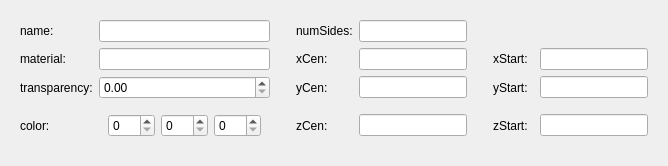
   <widget class="QWidget" name="page_3">
    <layout class="QHBoxLayout" name="horizontalLayout_2">
     <item>
      <widget class="QWidget" name="widget_3" native="true">
       <layout class="QGridLayout" name="gridLayout_4">
        <item row="0" column="4">
         <widget class="QLineEdit" name="lineEdit_72"/>
        </item>
        <item row="0" column="3">
         <widget class="QLabel" name="label_69">
          <property name="text">
           <string>numSides:</string>
          </property>
         </widget>
        </item>
        <item row="1" column="10">
         <widget class="QLineEdit" name="lineEdit_52"/>
        </item>
        <item row="1" column="8" colspan="2">
         <widget class="QLabel" name="label_52">
          <property name="text">
           <string>xStart:</string>
          </property>
         </widget>
        </item>
        <item row="0" column="0">
         <widget class="QLabel" name="label_50">
          <property name="text">
           <string>name:</string>
          </property>
         </widget>
        </item>
        <item row="2" column="8">
         <widget class="QLabel" name="label_53">
          <property name="text">
           <string>yStart:</string>
          </property>
         </widget>
        </item>
        <item row="1" column="0">
         <widget class="QLabel" name="label_54">
          <property name="text">
           <string>material:</string>
          </property>
         </widget>
        </item>
        <item row="0" column="1">
         <widget class="QLineEdit" name="lineEdit_54"/>
        </item>
        <item row="2" column="0">
         <widget class="QLabel" name="label_55">
          <property name="text">
           <string>transparency:</string>
          </property>
         </widget>
        </item>
        <item row="3" column="0">
         <widget class="QLabel" name="label_56">
          <property name="text">
           <string>color:</string>
          </property>
         </widget>
        </item>
        <item row="1" column="1">
         <widget class="QLineEdit" name="lineEdit_56"/>
        </item>
        <item row="3" column="8">
         <widget class="QLabel" name="label_58">
          <property name="text">
           <string>zStart:</string>
          </property>
         </widget>
        </item>
        <item row="3" column="10">
         <widget class="QLineEdit" name="lineEdit_58"/>
        </item>
        <item row="2" column="10">
         <widget class="QLineEdit" name="lineEdit_60"/>
        </item>
        <item row="1" column="7">
         <spacer name="horizontalSpacer_32">
          <property name="orientation">
           <enum>Qt::Horizontal</enum>
          </property>
          <property name="sizeType">
           <enum>QSizePolicy::Fixed</enum>
          </property>
          <property name="sizeHint" stdset="0">
           <size>
            <width>20</width>
            <height>20</height>
           </size>
          </property>
         </spacer>
        </item>
        <item row="2" column="7">
         <spacer name="horizontalSpacer_33">
          <property name="orientation">
           <enum>Qt::Horizontal</enum>
          </property>
          <property name="sizeType">
           <enum>QSizePolicy::Fixed</enum>
          </property>
          <property name="sizeHint" stdset="0">
           <size>
            <width>20</width>
            <height>20</height>
           </size>
          </property>
         </spacer>
        </item>
        <item row="3" column="7">
         <spacer name="horizontalSpacer_34">
          <property name="orientation">
           <enum>Qt::Horizontal</enum>
          </property>
          <property name="sizeType">
           <enum>QSizePolicy::Fixed</enum>
          </property>
          <property name="sizeHint" stdset="0">
           <size>
            <width>20</width>
            <height>20</height>
           </size>
          </property>
         </spacer>
        </item>
        <item row="0" column="2">
         <spacer name="horizontalSpacer_41">
          <property name="orientation">
           <enum>Qt::Horizontal</enum>
          </property>
          <property name="sizeType">
           <enum>QSizePolicy::Fixed</enum>
          </property>
          <property name="sizeHint" stdset="0">
           <size>
            <width>20</width>
            <height>20</height>
           </size>
          </property>
         </spacer>
        </item>
        <item row="1" column="2">
         <spacer name="horizontalSpacer_30">
          <property name="orientation">
           <enum>Qt::Horizontal</enum>
          </property>
          <property name="sizeType">
           <enum>QSizePolicy::Fixed</enum>
          </property>
          <property name="sizeHint" stdset="0">
           <size>
            <width>20</width>
            <height>20</height>
           </size>
          </property>
         </spacer>
        </item>
        <item row="2" column="2">
         <spacer name="horizontalSpacer_29">
          <property name="orientation">
           <enum>Qt::Horizontal</enum>
          </property>
          <property name="sizeType">
           <enum>QSizePolicy::Fixed</enum>
          </property>
          <property name="sizeHint" stdset="0">
           <size>
            <width>20</width>
            <height>20</height>
           </size>
          </property>
         </spacer>
        </item>
        <item row="3" column="2">
         <spacer name="horizontalSpacer_31">
          <property name="orientation">
           <enum>Qt::Horizontal</enum>
          </property>
          <property name="sizeType">
           <enum>QSizePolicy::Fixed</enum>
          </property>
          <property name="sizeHint" stdset="0">
           <size>
            <width>20</width>
            <height>20</height>
           </size>
          </property>
         </spacer>
        </item>
        <item row="1" column="3">
         <widget class="QLabel" name="label_51">
          <property name="text">
           <string>xCen:</string>
          </property>
         </widget>
        </item>
        <item row="2" column="3">
         <widget class="QLabel" name="label_49">
          <property name="text">
           <string>yCen:</string>
          </property>
         </widget>
        </item>
        <item row="3" column="3">
         <widget class="QLabel" name="label_57">
          <property name="text">
           <string>zCen:</string>
          </property>
         </widget>
        </item>
        <item row="1" column="4">
         <widget class="QLineEdit" name="lineEdit_53"/>
        </item>
        <item row="2" column="4">
         <widget class="QLineEdit" name="lineEdit_59"/>
        </item>
        <item row="3" column="4">
         <widget class="QLineEdit" name="lineEdit_61"/>
        </item>
        <item row="2" column="1">
         <widget class="QDoubleSpinBox" name="doubleSpinBox_3">
          <property name="maximum">
           <double>1.000000000000000</double>
          </property>
          <property name="singleStep">
           <double>0.010000000000000</double>
          </property>
         </widget>
        </item>
        <item row="3" column="1">
         <widget class="QWidget" name="widget_37" native="true">
          <property name="sizePolicy">
           <sizepolicy hsizetype="Expanding" vsizetype="Fixed">
            <horstretch>0</horstretch>
            <verstretch>0</verstretch>
           </sizepolicy>
          </property>
          <layout class="QHBoxLayout" name="horizontalLayout_25">
           <item>
            <widget class="QSpinBox" name="spinBox_46">
             <property name="sizePolicy">
              <sizepolicy hsizetype="Preferred" vsizetype="Fixed">
               <horstretch>0</horstretch>
               <verstretch>0</verstretch>
              </sizepolicy>
             </property>
             <property name="maximum">
              <number>255</number>
             </property>
            </widget>
           </item>
           <item>
            <widget class="QSpinBox" name="spinBox_47">
             <property name="sizePolicy">
              <sizepolicy hsizetype="Preferred" vsizetype="Fixed">
               <horstretch>0</horstretch>
               <verstretch>0</verstretch>
              </sizepolicy>
             </property>
             <property name="maximum">
              <number>255</number>
             </property>
            </widget>
           </item>
           <item>
            <widget class="QSpinBox" name="spinBox_48">
             <property name="sizePolicy">
              <sizepolicy hsizetype="Preferred" vsizetype="Fixed">
               <horstretch>0</horstretch>
               <verstretch>0</verstretch>
              </sizepolicy>
             </property>
             <property name="maximum">
              <number>255</number>
             </property>
            </widget>
           </item>
          </layout>
         </widget>
        </item>
       </layout>
      </widget>
     </item>
    </layout>
   </widget>
